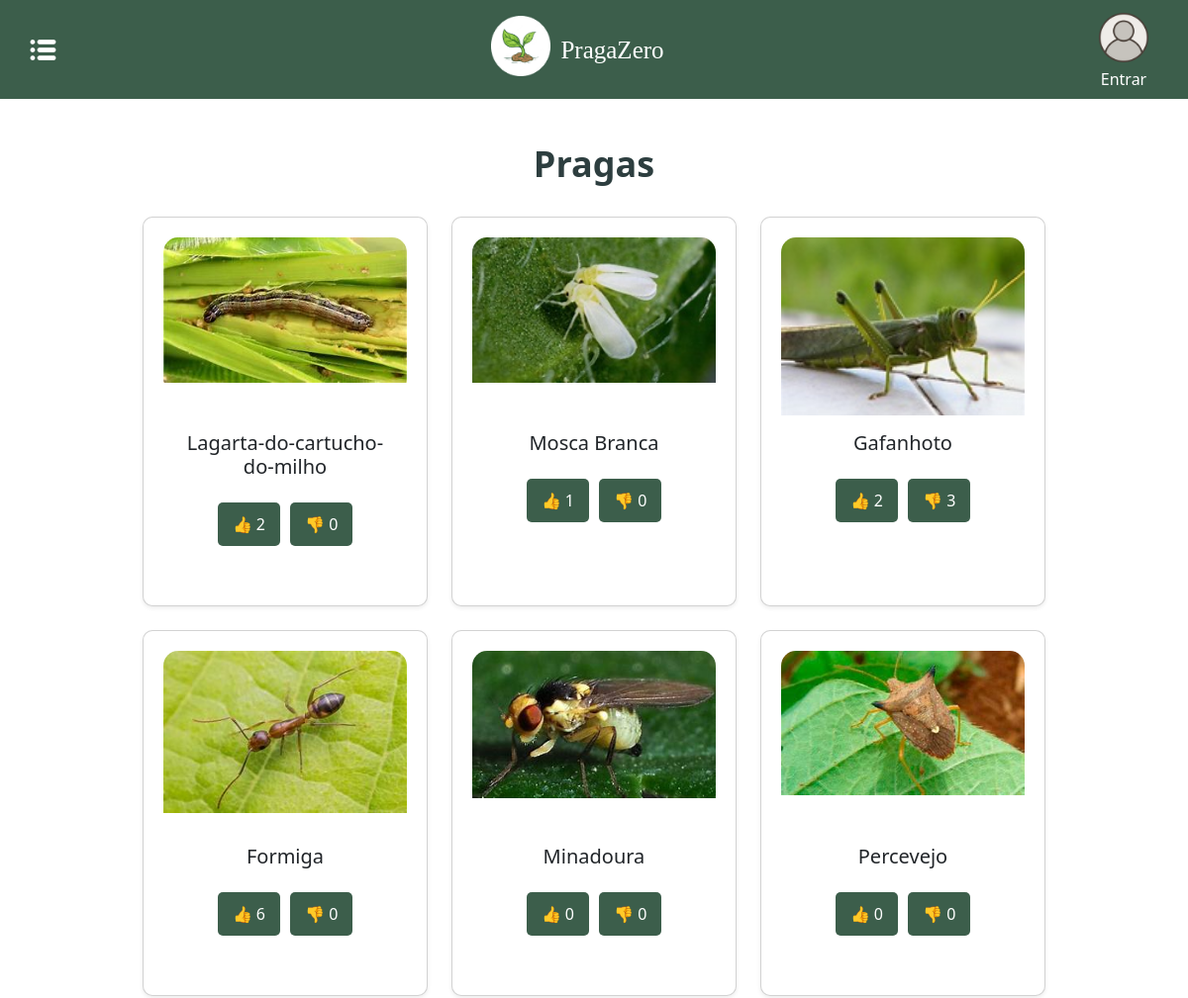
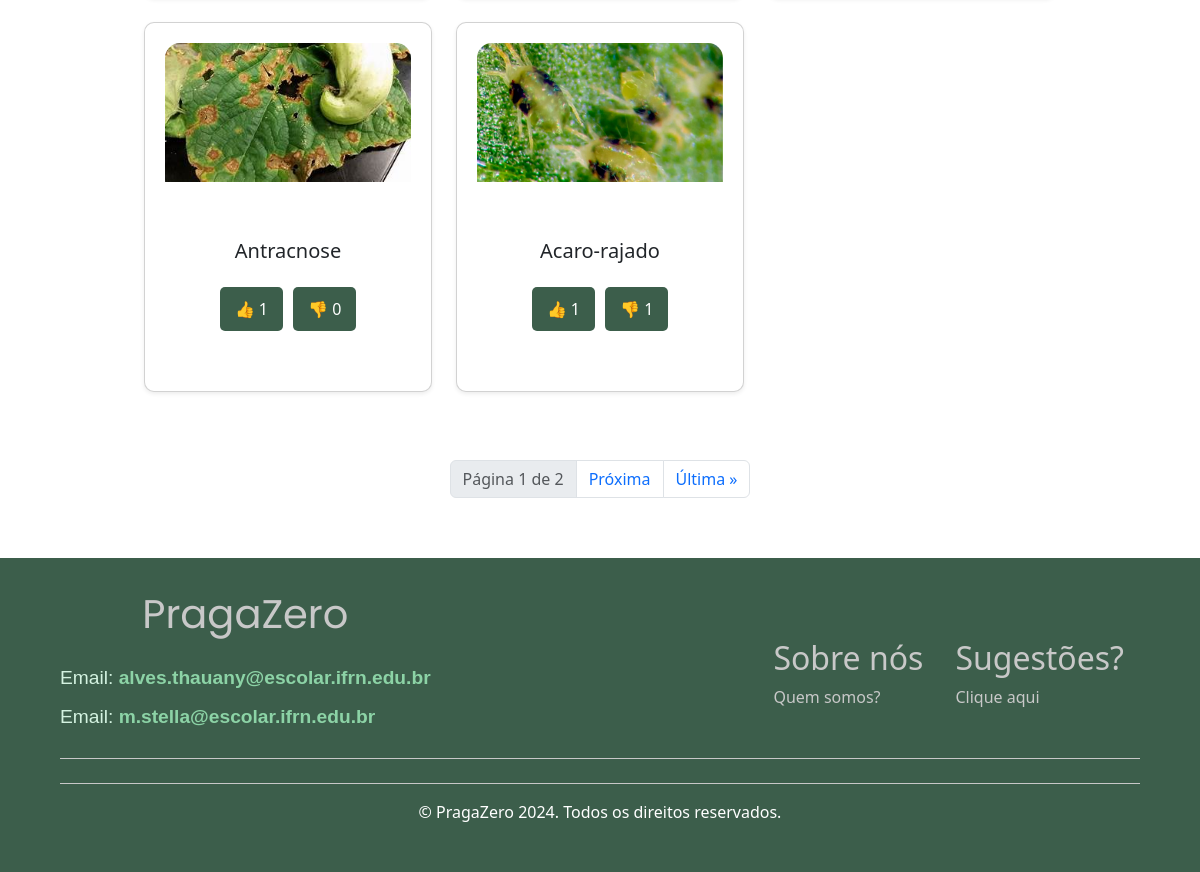
The page /agro_list/ on the database its author committed (2 pictures, top to bottom).
### agro/models.py (models this page shows, shortened)
class Praga(models.Model):
    nome = models.CharField(max_length=100)
    descricao = RichTextField(verbose_name="Descrição")  # Campo formatado
    imagem = models.ImageField(
        verbose_name="Imagem",
        upload_to='imagens/pragas/',
        null=True,
        blank=True
    )
    likes = models.IntegerField(default=0)
    dislikes = models.IntegerField(default=0)
    causas = RichTextField(blank=True, null=True)  # Campo formatado
    tratamento = RichTextField(blank=True, null=True)  # Campo formatado
    class Meta:
        verbose_name = "Praga"
        verbose_name_plural = "Pragas"

### agro/views.py (the view)
# urls.py: path('agro_list/', views.agro_list, name='agro_list'),
def agro_list(request):
    pragas = Praga.objects.all()  # Consulta os dados do modelo
    paginator = Paginator(pragas, 8)  # 9 itens por página
    page_number = request.GET.get('page')
    page_obj = paginator.get_page(page_number)
    return render(request, 'agro/agro_list.html', {'page_obj': page_obj})

### agro/templates/agro/agro_list.html (shortened to what this page needs)
{% extends "base.html" %}
{% load static %}
{% block main %}
<link href="https://cdn.jsdelivr.net/npm/bootstrap@5.3.0/dist/css/bootstrap.min.css" rel="stylesheet">
<link rel="stylesheet" href="{% static 'css/style.css' %}" />
<div class="container my-4">
    <h1 class="section-title">Pragas</h1>
    <div class="row row-cols-1 row-cols-md-2 row-cols-lg-3 g-4">
        {% for praga in page_obj %}
        <div class="col">
            <div class="card h-100 shadow-sm">
                <a href="{% url 'agro:agro_detalhe' praga.id %}" class="text-decoration-none">
                    <div class="praga-image-wrapper">
                        <img src="{{ praga.imagem.url }}" alt="{{ praga.nome }}" class="praga-image">
                    </div>
                    <div class="card-body text-center">
                        <h2 class="card-title h5 text-dark">{{ praga.nome }}</h2>
                    </div>
                </a>
            <div>
                {% if not user.is_authenticated %}
                <div class="like-dislike-container">
                    <button class="btn-like" onclick="handleLike({{ praga.id }})">
                        👍 <span id="like-count-{{ praga.id }}">{{ praga.likes }}</span>
                    </button>
                    <button class="btn-dislike" onclick="handleDislike({{ praga.id }})">
                        👎 <span id="dislike-count-{{ praga.id }}">{{ praga.dislikes }}</span>
                    </button>
                </div>
                {% endif %}
            </div>
        </div>
    </div>
    {% endfor %}
</div>
</div>
<div class="pagination mt-4">
<nav aria-label="Paginação">
    <ul class="pagination justify-content-center">
        <li class="page-item disabled">
            <span class="page-link">Página {{ page_obj.number }} de {{ page_obj.paginator.num_pages }}</span>
        </li>
        {% if page_obj.has_next %}
        <li class="page-item">
            <a class="page-link" href="?page={{ page_obj.next_page_number }}">Próxima</a>
        </li>
        <li class="page-item">
            <a class="page-link" href="?page={{ page_obj.paginator.num_pages }}">Última &raquo;</a>
        </li>
        {% endif %}
    </ul>
</nav>
</div>
{% endblock %}

### static/css/style.css (style rules this page uses)
html, body { height: 100%; margin: 0; padding: 0; }
* { margin: 0; padding: 0; box-sizing: border-box; }
:root { --primary-color: #007bff; --secondary-color: #C8C8C8; --background-color: #3C5E4B; --hover-color: #0056b3; --text-color: #C8C8C8; }
a { text-decoration: none; }
.card { background-color: #ffffff; border-radius: 10px; box-shadow: 0 0 10px rgba(0, 0, 0, 0.1); margin-bottom: 20px; padding: 20px; }
.card-body { display: flex; flex-direction: column; }
h1, h2 { color: #ffffff; }
p, span { color: #ffffff; }

### agro/templates/agro/agro_list.html (style rules this page uses)
.pagination { display: flex; justify-content: center; margin-top: 20px; margin-bottom: 30px; }
body { display: flex; flex-direction: column; min-height: 100vh; margin: 0; }
.like-dislike-container { display: flex; gap: 10px; padding-bottom: 20px; justify-content: center; align-items: center; }
.btn-like, .btn-dislike { background-color: #3C5E4B; color: #fff; border: none; padding: 10px 15px; border-radius: 5px; font-size: 16px; cursor: pointer; transition: background-color 0.3s ease; }
.container { max-width: 80%; }
.card { width: 100%; }
.row { margin: 0; }
.section-title { text-align: center; color: #2d3e3f; font-size: 36px; font-weight: bold; padding-top: 20px; }
.praga-image-wrapper { position: relative; width: 100%; height: 180px; overflow: hidden; border-radius: 15px 15px 0 0; }
.praga-image { width: 100%; height: auto; object-fit: cover; }

### rows shown on the page
Praga: imagem (picture), nome "Lagarta-do-cartucho-do-milho", likes "2", dislikes "0"
Praga: imagem (picture), nome "Mosca Branca", likes "1", dislikes "0"
Praga: imagem (picture), nome "Gafanhoto", likes "2", dislikes "3"
Praga: imagem (picture), nome "Formiga", likes "6", dislikes "0"
Praga: imagem (picture), nome "Minadoura", likes "0", dislikes "0"
Praga: imagem (picture), nome "Percevejo", likes "0", dislikes "0"
Praga: imagem (picture), nome "Antracnose", likes "1", dislikes "0"
Praga: imagem (picture), nome "Acaro-rajado", likes "1", dislikes "1"

### other values the page prints
{{ page_obj.number }} "1"
{{ page_obj.paginator.num_pages }} "2"
